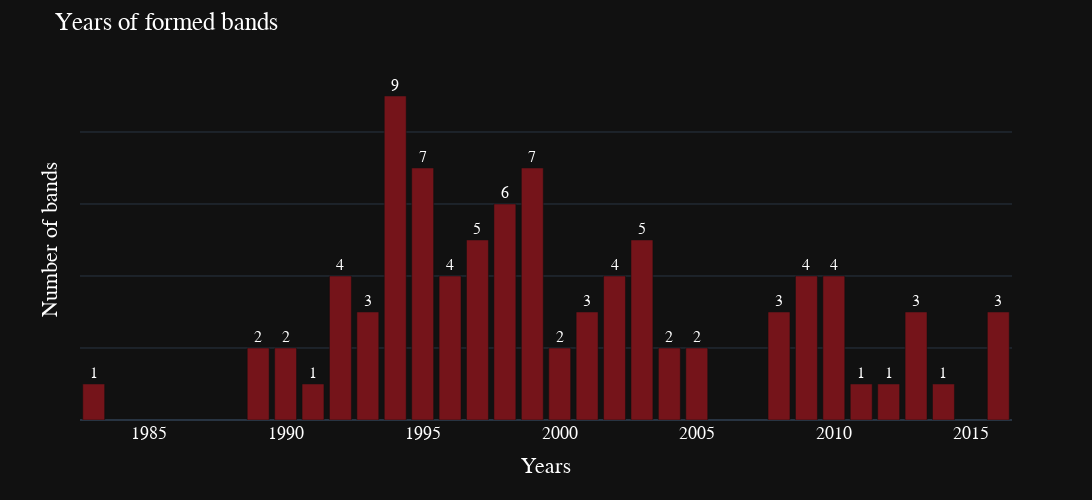

This figure's notebook cell:
### Markdown cell above
## Top 10 years of formed bands

### Code cell
fig = px.bar(data_frame = formed_bands, x = 'Formed', y = 'Band', text_auto = True,
                   template = 'plotly_dark', range_y = [0, 10])

fig.update_xaxes(categoryorder = 'total descending')
fig.update_yaxes(showticklabels = False)

fig.update_layout(
    title = {
        'text': "Years of formed bands"},
    xaxis_title = 'Years',
    yaxis_title = 'Number of bands',
    width = 1200,
    height = 500,
    font_family="Arial",
    font_color="White",
    font = dict(size = 18),
    title_font_family="Arial",
    title_font_color= "White")

fig.update_traces(textposition = 'outside', textfont_size = 16, marker_color = '#75141a')

fig.show()

### Figure 1 — Plotly figure (JSON) as saved in the notebook; plotly's stock layout.template omitted (floating-point values rounded to 4 significant figures)
{"data": [{"alignmentgroup": "True", "hovertemplate": "Formed=%{x}<br>Band=%{y}<extra></extra>", "legendgroup": "", "marker": {"color": "#75141a", "pattern": {"shape": ""}}, "name": "", "offsetgroup": "", "orientation": "v", "showlegend": false, "textfont": {"size": 16}, "textposition": "outside", "texttemplate": "%{y}", "type": "bar", "x": [1994, 1995, 1999, 1998, 1997, 2003, 2002, 2010, 1992, 2009, 1996, 2001, 2013, 2008, 2016, 1993, 1989, 2004, 2005, 2000, 1990, 1991, 2011, 2012, 2014, 1983], "xaxis": "x", "y": [9, 7, 7, 6, 5, 5, 4, 4, 4, 4, 4, 3, 3, 3, 3, 3, 2, 2, 2, 2, 2, 1, 1, 1, 1, 1], "yaxis": "y"}], "layout": {"barmode": "relative", "font": {"color": "White", "family": "Arial", "size": 18}, "height": 500, "legend": {"tracegroupgap": 0}, "margin": {"t": 60}, "title": {"font": {"color": "White", "family": "Arial"}, "text": "Years of formed bands"}, "width": 1200, "xaxis": {"anchor": "y", "categoryorder": "total descending", "domain": [0, 1], "title": {"text": "Years"}}, "yaxis": {"anchor": "x", "domain": [0, 1], "range": [0, 10], "showticklabels": false, "title": {"text": "Number of bands"}}}}
